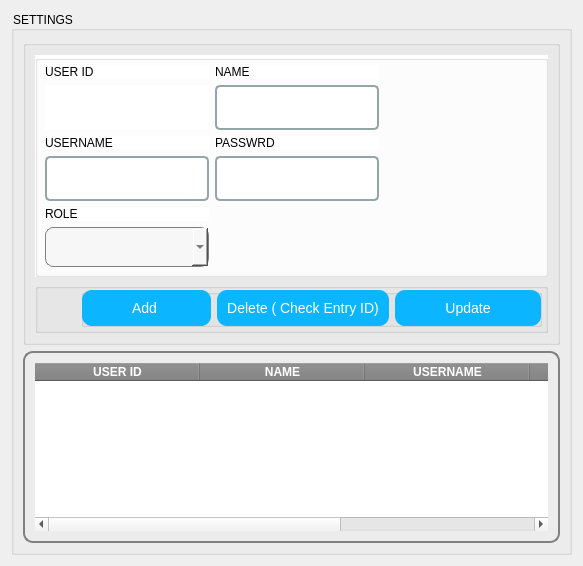
         <widget class="QWidget" name="settings">
          <layout class="QVBoxLayout" name="verticalLayout_15">
           <item>
            <widget class="QGroupBox" name="groupBox_11">
             <property name="styleSheet">
              <string notr="true">color:rgb(0, 0, 0);</string>
             </property>
             <property name="title">
              <string>SETTINGS</string>
             </property>
             <layout class="QVBoxLayout" name="verticalLayout_12">
              <item>
               <widget class="QGroupBox" name="groupBox_30">
                <property name="styleSheet">
                 <string notr="true">margin:0px;
padding:0px</string>
                </property>
                <property name="title">
                 <string/>
                </property>
                <layout class="QGridLayout" name="gridLayout_13">
                 <item row="1" column="0">
                  <widget class="QGroupBox" name="groupBox_31">
                   <property name="styleSheet">
                    <string notr="true">padding:0px;margin:0px</string>
                   </property>
                   <property name="title">
                    <string/>
                   </property>
                   <layout class="QHBoxLayout" name="horizontalLayout_7">
                    <property name="leftMargin">
                     <number>5</number>
                    </property>
                    <property name="topMargin">
                     <number>5</number>
                    </property>
                    <property name="rightMargin">
                     <number>5</number>
                    </property>
                    <property name="bottomMargin">
                     <number>5</number>
                    </property>
                    <item>
                     <spacer name="horizontalSpacer_3">
                      <property name="orientation">
                       <enum>Qt::Horizontal</enum>
                      </property>
                      <property name="sizeHint" stdset="0">
                       <size>
                        <width>40</width>
                        <height>20</height>
                       </size>
                      </property>
                     </spacer>
                    </item>
                    <item>
                     <widget class="QGroupBox" name="groupBox_32">
                      <property name="title">
                       <string/>
                      </property>
                      <layout class="QHBoxLayout" name="horizontalLayout_10">
                       <property name="leftMargin">
                        <number>0</number>
                       </property>
                       <property name="topMargin">
                        <number>0</number>
                       </property>
                       <property name="rightMargin">
                        <number>0</number>
                       </property>
                       <property name="bottomMargin">
                        <number>0</number>
                       </property>
                       <item>
                        <widget class="QPushButton" name="pushButton_user_add">
                         <property name="styleSheet">
                          <string notr="true">QPushButton {
            font-size: 14px;
            padding: 10px 50px;
            border-radius: 10px;
            color: white;
            background-color: #0BB5FF;
        }
        QPushButton:hover {
            background-color: #00688B;
        }</string>
                         </property>
                         <property name="text">
                          <string>Add </string>
                         </property>
                        </widget>
                       </item>
                       <item>
                        <widget class="QPushButton" name="pushButton_user_rem">
                         <property name="styleSheet">
                          <string notr="true">QPushButton {
            font-size: 14px;
            padding: 10px 10px;
            border-radius: 10px;
            color: white;
            background-color: #0BB5FF;
        }
        QPushButton:hover {
            background-color: #00688B;
        }</string>
                         </property>
                         <property name="text">
                          <string>Delete ( Check Entry ID)</string>
                         </property>
                        </widget>
                       </item>
                       <item>
                        <widget class="QPushButton" name="pushButton_user_update">
                         <property name="styleSheet">
                          <string notr="true">QPushButton {
            font-size: 14px;
            padding: 10px 50px;
            border-radius: 10px;
            color: white;
            background-color: #0BB5FF;
        }
        QPushButton:hover {
            background-color: #00688B;
        }</string>
                         </property>
                         <property name="text">
                          <string>Update</string>
                         </property>
                        </widget>
                       </item>
                      </layout>
                     </widget>
                    </item>
                   </layout>
                  </widget>
                 </item>
                 <item row="0" column="0">
                  <widget class="QGroupBox" name="groupBox_33">
                   <property name="styleSheet">
                    <string notr="true">margin:0px;
padding:0px;
background-color:white</string>
                   </property>
                   <property name="title">
                    <string/>
                   </property>
                   <layout class="QGridLayout" name="gridLayout_14">
                    <item row="1" column="0">
                     <widget class="QLabel" name="label_user_id">
                      <property name="font">
                       <font>
                        <pointsize>20</pointsize>
                        <weight>75</weight>
                        <bold>true</bold>
                       </font>
                      </property>
                      <property name="styleSheet">
                       <string notr="true">color:rgb(0, 0, 0)</string>
                      </property>
                      <property name="text">
                       <string/>
                      </property>
                      <property name="alignment">
                       <set>Qt::AlignCenter</set>
                      </property>
                     </widget>
                    </item>
                    <item row="5" column="1">
                     <widget class="QLineEdit" name="lineEdit_user_pass">
                      <property name="styleSheet">
                       <string notr="true">QLineEdit, QTextEdit {
            font-size: 16px;
            padding: 10px;
            border: 2px solid #95a5a6;
            border-radius: 5px;
        }</string>
                      </property>
                     </widget>
                    </item>
                    <item row="0" column="0">
                     <widget class="QLabel" name="label_94">
                      <property name="styleSheet">
                       <string notr="true">color:rgb(0, 0, 0)</string>
                      </property>
                      <property name="text">
                       <string>USER ID</string>
                      </property>
                     </widget>
                    </item>
                    <item row="3" column="0">
                     <widget class="QLabel" name="label_95">
                      <property name="styleSheet">
                       <string notr="true">color:rgb(0, 0, 0)</string>
                      </property>
                      <property name="text">
                       <string>USERNAME</string>
                      </property>
                     </widget>
                    </item>
                    <item row="3" column="1">
                     <widget class="QLabel" name="label_93">
                      <property name="styleSheet">
                       <string notr="true">color:rgb(0, 0, 0)</string>
                      </property>
                      <property name="text">
                       <string>PASSWRD</string>
                      </property>
                     </widget>
                    </item>
                    <item row="0" column="1">
                     <widget class="QLabel" name="label_34">
                      <property name="styleSheet">
                       <string notr="true">color:rgb(0, 0, 0)</string>
                      </property>
                      <property name="text">
                       <string>NAME</string>
                      </property>
                     </widget>
                    </item>
                    <item row="8" column="2">
                     <spacer name="horizontalSpacer_4">
                      <property name="orientation">
                       <enum>Qt::Horizontal</enum>
                      </property>
                      <property name="sizeHint" stdset="0">
                       <size>
                        <width>40</width>
                        <height>20</height>
                       </size>
                      </property>
                     </spacer>
                    </item>
                    <item row="1" column="1">
                     <widget class="QLineEdit" name="lineEdit_user_name">
                      <property name="styleSheet">
                       <string notr="true">QLineEdit, QTextEdit {
            font-size: 16px;
            padding: 10px;
            border: 2px solid #95a5a6;
            border-radius: 5px;
        }</string>
                      </property>
                     </widget>
                    </item>
                    <item row="5" column="0">
                     <widget class="QLineEdit" name="lineEdit_user_un">
                      <property name="enabled">
                       <bool>true</bool>
                      </property>
                      <property name="styleSheet">
                       <string notr="true">QLineEdit, QTextEdit {
            font-size: 16px;
            padding: 10px;
            border: 2px solid #95a5a6;
            border-radius: 5px;
        }</string>
                      </property>
                     </widget>
                    </item>
                    <item row="6" column="0">
                     <widget class="QLabel" name="label_96">
                      <property name="styleSheet">
                       <string notr="true">color:rgb(0, 0, 0)</string>
                      </property>
                      <property name="text">
                       <string>ROLE</string>
                      </property>
                     </widget>
                    </item>
                    <item row="8" column="0">
                     <widget class="QComboBox" name="comboBox_role">
                      <property name="minimumSize">
                       <size>
                        <width>0</width>
                        <height>40</height>
                       </size>
                      </property>
                      <property name="styleSheet">
                       <string notr="true">QComboBox {
    border: 1px solid gray;
    border-radius: 8px;
    padding: 4px 20px 4px 4px;
    font-size: 14px;
    font-weight: bold;
    color: #333333;
    background-color: #f7f7f7;
    selection-background-color: #c1c1c1;
}

QComboBox::down-arrow {
    
    width: 14px;
    height: 14px;
}

QComboBox::down-arrow:hover {
  
}

QComboBox QAbstractItemView {
    border: 1px solid gray;
    border-radius: 8px;
    font-size: 14px;
    color: #333333;
    background-color: #f7f7f7;
    selection-background-color: #c1c1c1;
}

QComboBox QAbstractItemView::item {
    padding: 4px;
}

QComboBox QAbstractItemView::item:selected {
    background-color: #c1c1c1;
}</string>
                      </property>
                     </widget>
                    </item>
                   </layout>
                  </widget>
                 </item>
                </layout>
               </widget>
              </item>
              <item>
               <widget class="QTableWidget" name="tableWidget_users">
                <property name="styleSheet">
                 <string notr="true">QTableWidget {
        font-size: 20px;
        border-radius: 10px;
        border: 2px solid gray;
        padding: 10px;
    }
    QHeaderView::section {
        background-color: gray;
        color: white;
        font-weight: bold;
    }

QScrollBar:vertical {width: 6px;}
QScrollBar:horozontal {width: 6px;}</string>
                </property>
                <property name="autoScrollMargin">
                 <number>9</number>
                </property>
                <attribute name="horizontalHeaderCascadingSectionResizes">
                 <bool>true</bool>
                </attribute>
                <attribute name="horizontalHeaderDefaultSectionSize">
                 <number>165</number>
                </attribute>
                <attribute name="horizontalHeaderHighlightSections">
                 <bool>true</bool>
                </attribute>
                <attribute name="horizontalHeaderShowSortIndicator" stdset="0">
                 <bool>false</bool>
                </attribute>
                <attribute name="horizontalHeaderStretchLastSection">
                 <bool>true</bool>
                </attribute>
                <attribute name="verticalHeaderStretchLastSection">
                 <bool>false</bool>
                </attribute>
                <column>
                 <property name="text">
                  <string>USER ID</string>
                 </property>
                </column>
                <column>
                 <property name="text">
                  <string>NAME</string>
                 </property>
                </column>
                <column>
                 <property name="text">
                  <string>USERNAME</string>
                 </property>
                </column>
                <column>
                 <property name="text">
                  <string>PASSWORD</string>
                 </property>
                </column>
                <column>
                 <property name="text">
                  <string>ROLE</string>
                 </property>
                </column>
               </widget>
              </item>
             </layout>
            </widget>
           </item>
          </layout>
         </widget>
